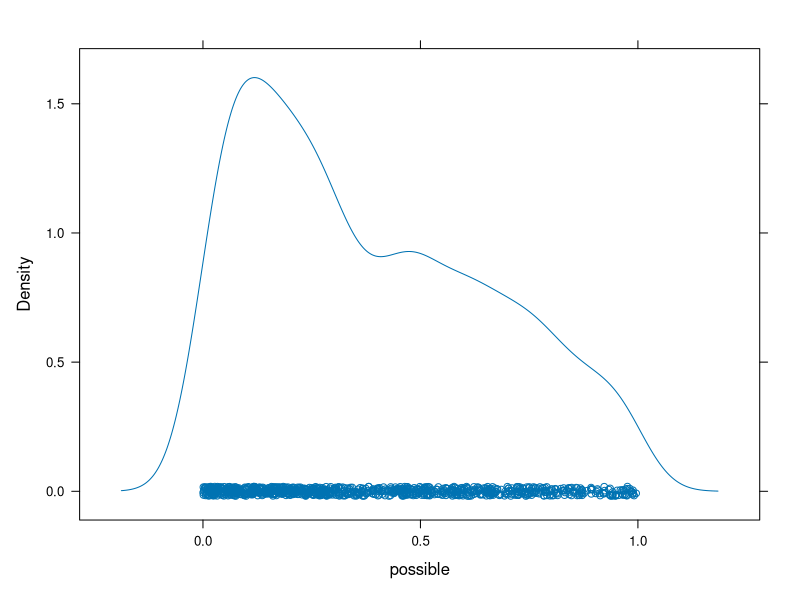

This figure's R source:
possible = c();
for(k in 1:1000){
  ratio1 = runif(1, 0, 1);
  ratio2 = 1-ratio1;
  if(ratio1>ratio2){
    result = ratio2/ratio1
  } else {
    result= ratio1/ratio2
  }
  possible[k] = result
}
summary(possible)
library(lattice)
densityplot(possible)
